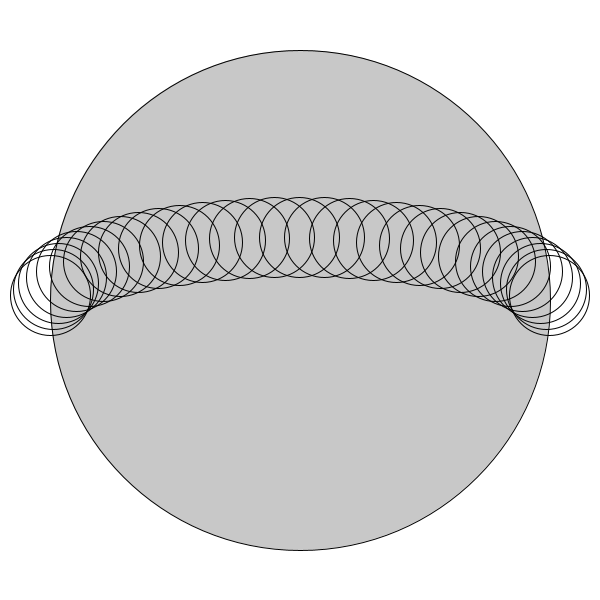
Frame 1 (no input)
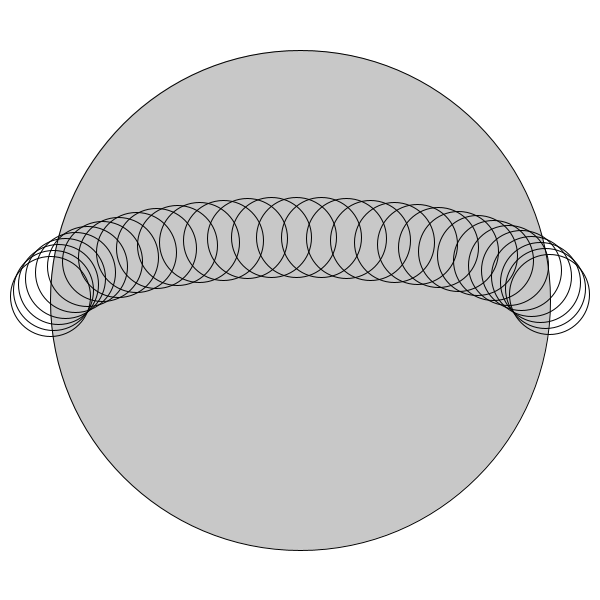
Frame 60 (the mouse pressed at the canvas centre just before this capture)
Frame 120 (the mouse held since frame 60 and released just before this capture): identical to frame 60, image omitted

The Processing sketch that drew these frames (run headless with seeded random() and noise(); from frame 60 on, the mouse is pressed at the canvas centre):

// Processing sketch: Orbita
// ── Orbita.pde
void setup(){
  size(600,600);
 ellipseMode(ROUND);
 noFill();
 smooth();
  
}

void mouseClicked() {
  if (b==0) {
    b=255;
  } else {
    b=0;
  }
}

int r = 250;
int n = 65;
int b =0;

void draw(){
  background(255);
  stroke(0);
  fill(200);
  float conteo = frameCount*0.01f;
  ellipse(width/2,height/2,r,r);
  translate(width/2,height/2);
  for (int i = 0; i<n; i++ ){
    float angle = conteo+i*0.1f;
    float x = cos(angle) * r;
    float y = sin(angle) * r/4;
  
  if (b==0 && y<=0){
    stroke(0);
    noFill();
    ellipse(x,y,40,40);
  }
  if (b!=0 && y>=0) {
    stroke(0);
    noFill();
    ellipse(x, y, 40, 40);
  }
  if (keyPressed == true) {
    stroke(0);
    noFill();
    ellipse(x, y, 40, 40);
    } 
  
  }
}
